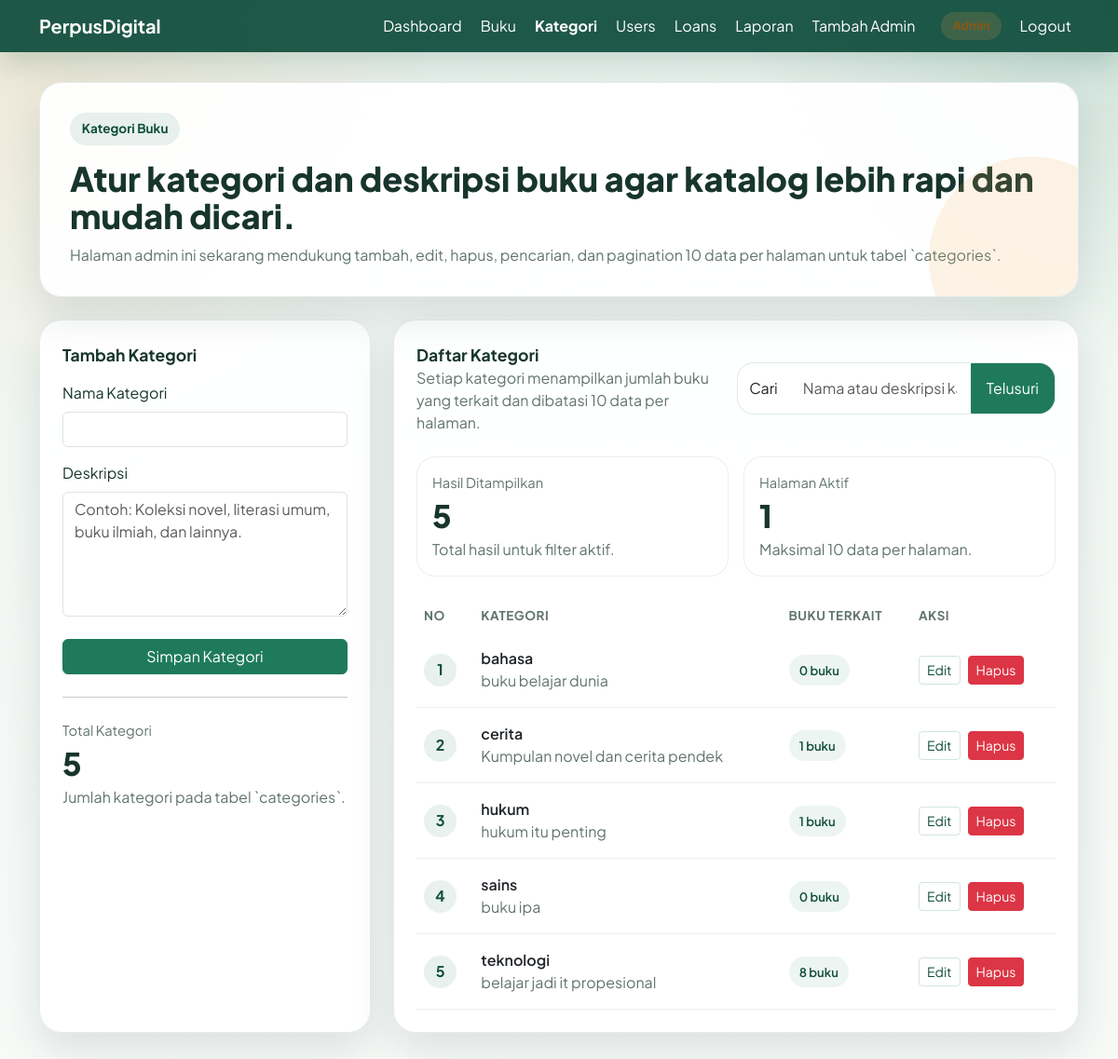
Screenshot of /categories.php (signed in) with the database file from the repository.
### tables this page shows
CREATE TABLE `categories` (
  `id` int NOT NULL,
  `name` varchar(100) NOT NULL,
  `description` text
);

### public/categories.php (called while the page is built)
<?php require_once __DIR__ . '/../pages/categories.php';

### includes/helpers.php (called while the page is built, shortened)
<?php
function e(mixed $value): string
{
    return htmlspecialchars((string) $value, ENT_QUOTES, 'UTF-8');
}

### src/Core/Database.php (called while the page is built)
<?php
class Database
{
    private static ?PDO $instance = null;
    public static function getInstance(): PDO
    {
        if (self::$instance === null) {
            $host = 'localhost';
            $dbname = 'perpustakaan_digital';
            $username = 'root';
            $password = '';
            $dsn = "mysql:host={$host};dbname={$dbname};charset=utf8mb4";
            self::$instance = new PDO($dsn, $username, $password, [
                PDO::ATTR_ERRMODE => PDO::ERRMODE_EXCEPTION,
                PDO::ATTR_DEFAULT_FETCH_MODE => PDO::FETCH_ASSOC,
                PDO::ATTR_EMULATE_PREPARES => false,
            ]);
        }
        return self::$instance;
    }
}

### src/Core/BaseModel.php (called while the page is built, shortened)
<?php
class BaseModel
{
    protected PDO $db;
    public function __construct()
    {
        $this->db = Database::getInstance();
    }
    protected function fetchScalar(string $sql, array $params = []): mixed
    {
        $stmt = $this->db->prepare($sql);
        $stmt->execute($params);
        return $stmt->fetchColumn();
    }
}

### src/Models/CategoryModel.php (called while the page is built, shortened)
<?php
class CategoryModel extends BaseModel
{
    public function getPaginated(int $limit, int $offset, string $keyword = ''): array
    {
        $sql = 'SELECT c.*, COUNT(b.id) AS book_count
                FROM categories c
                LEFT JOIN books b ON b.category_id = c.id';
        $search = $this->buildSearchClause($keyword);
        $sql .= $search['sql'];
        $sql .= ' GROUP BY c.id, c.name, c.description
                  ORDER BY c.name ASC
                  LIMIT :limit OFFSET :offset';
        $stmt = $this->db->prepare($sql);
        $stmt->bindValue(':limit', $limit, PDO::PARAM_INT);
        $stmt->bindValue(':offset', $offset, PDO::PARAM_INT);
        $stmt->execute();
        return $stmt->fetchAll();
    }
    public function countFiltered(string $keyword = ''): int
    {
        $sql = 'SELECT COUNT(*) FROM categories c';
        $search = $this->buildSearchClause($keyword);
        $sql .= $search['sql'];
        $stmt = $this->db->prepare($sql);
        $stmt->execute($search['params']);
        return (int) $stmt->fetchColumn();
    }
    public function countCategories(): int
    {
        return (int) $this->fetchScalar('SELECT COUNT(*) FROM categories');
    }
    private function buildSearchClause(string $keyword): array
    {
        $keyword = trim($keyword);
        if ($keyword === '') {
            return ['sql' => '', 'params' => []];
        }
        return [
            'sql' => ' WHERE c.name LIKE :keyword OR c.description LIKE :keyword',
            'params' => [
                'keyword' => '%' . $keyword . '%',
            ],
        ];
    }
}

### src/Controllers/CategoryController.php (called while the page is built, shortened)
<?php
class CategoryController
{
    private CategoryModel $categoryModel;
    public function __construct()
    {
        $this->categoryModel = new CategoryModel();
    }
    public function paginate(int $page = 1, string $keyword = ''): array
    {
        $limit = 10;
        $page = max(1, $page);
        $offset = ($page - 1) * $limit;
        $totalRows = $this->categoryModel->countFiltered($keyword);
        $totalPages = max(1, (int) ceil($totalRows / $limit));
        return [
            'data' => $this->categoryModel->getPaginated($limit, $offset, $keyword),
            'current_page' => $page,
            'total_pages' => $totalPages,
            'total_rows' => $totalRows,
            'limit' => $limit,
        ];
    }
}

### pages/categories.php (the view, shortened to what this page needs)
<?php
require_once __DIR__ . '/../includes/layout.php';
$controller = new CategoryController();
$model = new CategoryModel();
$keyword = trim($_GET['search'] ?? '');
$page = max(1, (int) ($_GET['page'] ?? 1));
$result = $controller->paginate($page, $keyword);
$categories = $result['data'];
$editingCategory = null;
?>
<div class="container fade-up">
    <div class="hero-card mb-4">
        <span class="eyebrow">Kategori Buku</span>
        <h1 class="hero-title">Atur kategori dan deskripsi buku agar katalog lebih rapi dan mudah dicari.</h1>
        <p class="hero-text mb-0">
            Halaman admin ini sekarang mendukung tambah, edit, hapus, pencarian, dan pagination 10 data per halaman untuk tabel `categories`.
        </p>
    </div>
    <div class="row g-4">
        <div class="col-lg-4">
            <div class="surface-card section-block h-100">
                <div class="section-title mb-3"><?= $editingCategory ? 'Edit Kategori' : 'Tambah Kategori'; ?></div>
                <form action="categories.php" method="POST">
                    <div class="mb-3">
                        <label class="form-label">Nama Kategori</label>
                        <input type="text" name="name" class="form-control" value="<?= e($editingCategory['name'] ?? ''); ?>" required>
                    </div>
                    <div class="mb-4">
                        <label class="form-label">Deskripsi</label>
                        <textarea name="description" class="form-control" rows="5" placeholder="Contoh: Koleksi novel, literasi umum, buku ilmiah, dan lainnya."><?= e($editingCategory['description'] ?? ''); ?></textarea>
                    </div>
                    <div class="d-grid gap-2">
                        <button type="submit" class="btn btn-brand w-100"><?= $editingCategory ? 'Simpan Perubahan' : 'Simpan Kategori'; ?></button>
                    </div>
                </form>
                <hr class="my-4">
                <div class="stat-card p-0 border-0 shadow-none bg-transparent">
                    <div class="stat-label">Total Kategori</div>
                    <div class="stat-value"><?= $model->countCategories(); ?></div>
                    <div class="muted-text mt-2">Jumlah kategori pada tabel `categories`.</div>
                </div>
            </div>
        </div>
        <div class="col-lg-8">
            <div class="surface-card section-block h-100">
                <div class="d-flex flex-column flex-md-row justify-content-between align-items-md-center gap-3 mb-4">
                    <div>
                        <div class="section-title">Daftar Kategori</div>
                        <div class="table-subtext">Setiap kategori menampilkan jumlah buku yang terkait dan dibatasi 10 data per halaman.</div>
                    </div>
                    <form method="GET" action="categories.php" class="w-100 search-form-compact">
                        <div class="search-box input-group">
                            <span class="input-group-text">Cari</span>
                            <input type="text" name="search" class="form-control" placeholder="Nama atau deskripsi kategori..." value="<?= e($keyword); ?>">
                            <button type="submit" class="btn btn-brand px-3">Telusuri</button>
                        </div>
                    </form>
                </div>
                <div class="row g-3 mb-4">
                    <div class="col-sm-6">
                        <div class="mini-card">
                            <div class="stat-label">Hasil Ditampilkan</div>
                            <div class="stat-value"><?= (int) $result['total_rows']; ?></div>
                            <div class="muted-text mt-2">Total hasil untuk filter aktif.</div>
                        </div>
                    </div>
                    <div class="col-sm-6">
                        <div class="mini-card">
                            <div class="stat-label">Halaman Aktif</div>
                            <div class="stat-value"><?= (int) $result['current_page']; ?></div>
                            <div class="muted-text mt-2">Maksimal <?= (int) $result['limit']; ?> data per halaman.</div>
                        </div>
                    </div>
                </div>
                <?php if (empty($categories)): ?>
                    <div class="empty-state">
                        <h3 class="h5 fw-bold mb-2">Kategori belum tersedia</h3>
                        <p class="mb-0">Tambahkan kategori baru atau ubah kata kunci pencarian.</p>
                    </div>
                <?php else: ?>
                    <div class="table-responsive">
                        <table class="table mb-0">
                            <thead>
                                <tr>
                                    <th>No</th>
                                    <th>Kategori</th>
                                    <th>Buku Terkait</th>
                                    <th>Aksi</th>
                                </tr>
                            </thead>
                            <tbody>
                                <?php foreach ($categories as $index => $category): ?>
                                    <tr>
                                        <td><span class="number-badge"><?= (($result['current_page'] - 1) * $result['limit']) + $index + 1; ?></span></td>
                                        <td>
                                            <div class="fw-semibold"><?= e($category['name']); ?></div>
                                            <div class="table-subtext"><?= e($category['description'] ?: 'Belum ada deskripsi kategori.'); ?></div>
                                        </td>
                                        <td><span class="cover-chip"><?= (int) $category['book_count']; ?> buku</span></td>
                                        <td>
                                            <div class="d-flex flex-wrap gap-2">
                                                <a href="categories.php?edit=<?= (int) $category['id']; ?><?= $keyword !== '' ? '&search=' . urlencode($keyword) : ''; ?><?= $result['current_page'] > 1 ? '&page=' . $result['current_page'] : ''; ?>" class="btn btn-sm btn-outline-brand">Edit</a>
                                                <form action="categories.php" method="POST" class="d-inline" onsubmit="return confirm('Hapus kategori ini? Relasi buku akan menjadi kosong.')">
                                                    <button type="submit" class="btn btn-sm btn-danger">Hapus</button>
                                                </form>
                                            </div>
                                        </td>
                                    </tr>
                                <?php endforeach; ?>
                            </tbody>
                        </table>
                    </div>
                <?php endif; ?>
            </div>
        </div>
    </div>
</div>

### public/assets/css/app.css (style rules this page uses)
:root { --bg-main: #f4f7f2; --bg-panel: rgba(255, 255, 255, 0.93); --text-main: #17352d; --text-soft: #61746d; --line-soft: rgba(23, 53, 45, 0.1); --brand: #1f7a5c; --brand-dark: #114e3d; --accent: #efaa52; --shadow-soft: 0 18px 45px rgba(20, 47, 40, 0.12); }
* { box-sizing: border-box; }
body { min-height: 100vh; margin: 0; font-family: "Plus Jakarta Sans", sans-serif; color: var(--text-main); background: radial-gradient(circle at top left, rgba(239, 170, 82, 0.18), transparent 28%), radial-gradient(circle at top right, rgba(31, 122, 92, 0.16), transparent 24%), linear-gradient(180deg, #eef5f1 0%, #f8faf8 100%); }
a { text-decoration: none; }
.surface-card, .hero-card, .stat-card, .auth-card { border: 1px solid var(--line-soft); border-radius: 24px; background: var(--bg-panel); box-shadow: var(--shadow-soft); }
.hero-card { position: relative; overflow: hidden; padding: 2rem; }
.hero-card::after { content: ""; position: absolute; right: -60px; bottom: -70px; width: 220px; height: 220px; border-radius: 50%; background: rgba(239, 170, 82, 0.14); }
.eyebrow { display: inline-flex; align-items: center; gap: 0.45rem; padding: 0.45rem 0.8rem; border-radius: 999px; font-size: 0.85rem; font-weight: 700; color: var(--brand-dark); background: rgba(31, 122, 92, 0.1); }
.hero-title { margin: 1rem 0 0.6rem; font-size: clamp(1.95rem, 3vw, 3.1rem); font-weight: 800; line-height: 1.12; }
.hero-text, .muted-text, .table-subtext, .helper-list li { color: var(--text-soft); }
.stat-card { height: 100%; padding: 1.4rem; }
.stat-label { font-size: 0.92rem; color: var(--text-soft); }
.stat-value { margin-top: 0.45rem; font-size: 2.1rem; font-weight: 800; line-height: 1; }
.section-title { font-size: 1.1rem; font-weight: 700; }
.section-block { padding: 1.5rem; }
.btn-brand { border-color: var(--brand); background: var(--brand); color: #fff; }
.btn-outline-brand { border-color: rgba(31, 122, 92, 0.2); color: var(--brand-dark); }
.table thead th { border-bottom: 0; color: var(--text-soft); font-size: 0.84rem; text-transform: uppercase; letter-spacing: 0.04em; }
.table tbody td { padding-top: 1rem; padding-bottom: 1rem; border-color: rgba(23, 53, 45, 0.08); vertical-align: middle; }
.number-badge { display: inline-flex; align-items: center; justify-content: center; width: 2.2rem; height: 2.2rem; border-radius: 50%; background: rgba(31, 122, 92, 0.1); color: var(--brand-dark); font-weight: 700; }
.search-box { border: 1px solid rgba(31, 122, 92, 0.14); border-radius: 18px; background: #fff; overflow: hidden; }
.search-box .form-control, .search-box .form-select, .search-box .input-group-text { border: 0; background: transparent; box-shadow: none; }
.search-box .form-control, .search-box .form-select { padding: 0.95rem 1rem; }
.cover-chip { display: inline-flex; align-items: center; padding: 0.4rem 0.7rem; border-radius: 999px; background: rgba(31, 122, 92, 0.08); color: var(--brand-dark); font-weight: 600; font-size: 0.82rem; }
.fade-up { animation: fadeUp 0.45s ease; }
.search-form-compact { max-width:360px; }
.mini-card { padding:1rem;border-width:1px;border-style:solid;border-color:rgba(23,53,45,0.08);border-radius:20px;background:#fff; }

### rows the page displays
categories: limit "1", name "bahasa", description "buku belajar dunia", book_count "0"
categories: limit "2", name "cerita", description "Kumpulan novel dan cerita pendek", book_count "1"
categories: limit "3", name "hukum", description "hukum itu penting", book_count "1"
categories: limit "4", name "sains", description "buku ipa", book_count "0"
categories: limit "5", name "teknologi", description "belajar jadi it propesional", book_count "8"

### other values shown
$item['label'] "Dashboard"
$item['label'] "Buku"
$item['label'] "Kategori"
$item['label'] "Users"
$item['label'] "Loans"
$item['label'] "Laporan"
$item['label'] "Tambah Admin"
$model->countCategories() "5"
$result['total_rows'] "5"
$result['current_page'] "1"
$result['limit'] "10"
